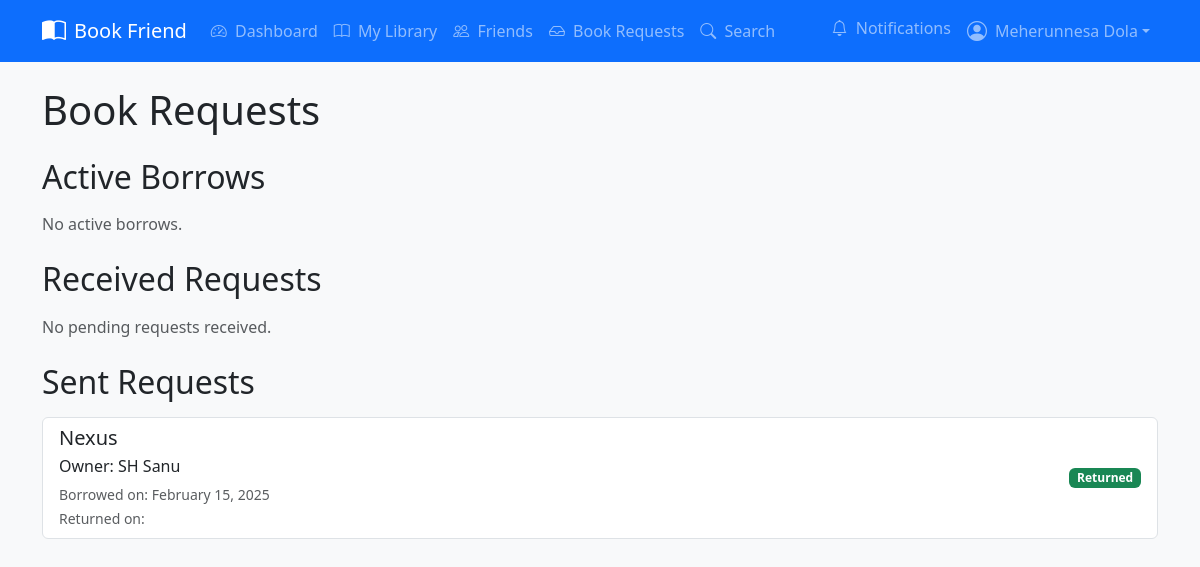
Page /books/requests/ (signed in) on the earlier database version.
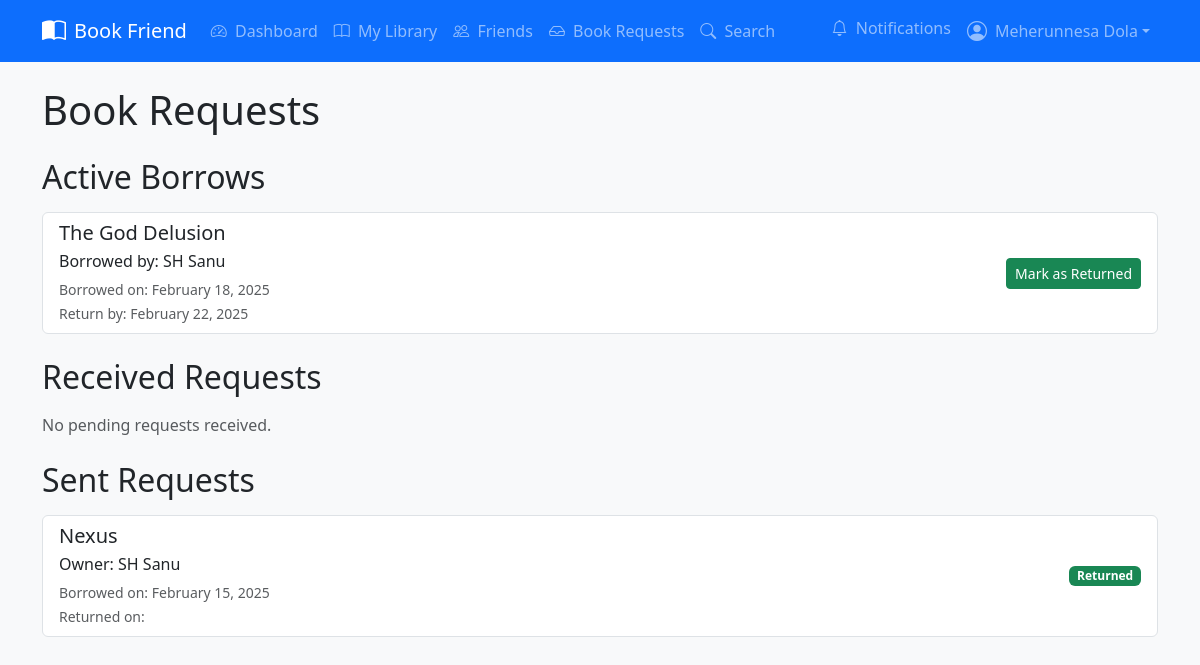
Same page on the later database version.
### Core/models.py (models this page shows, shortened)
class BookRequest(models.Model):
    STATUS_CHOICES = [
        ('pending', 'Pending'),
        ('accepted', 'Accepted'),
        ('declined', 'Declined'),
        ('returned', 'Returned'),
    ]
    book = models.ForeignKey(Book, on_delete=models.CASCADE)
    borrower = models.ForeignKey(User, related_name='book_requests_sent', on_delete=models.CASCADE)
    return_date = models.DateField()
    status = models.CharField(max_length=20, choices=STATUS_CHOICES, default='pending')
    created_at = models.DateTimeField(auto_now_add=True)
    returned_at = models.DateTimeField(null=True, blank=True)

class Book(models.Model):
    CONDITION_CHOICES = [
        ('new', 'New'),
        ('like_new', 'Like New'),
        ('good', 'Good'),
        ('fair', 'Fair'),
        ('poor', 'Poor'),
    ]
    owner = models.ForeignKey(User, on_delete=models.CASCADE)
    title = models.CharField(max_length=200)
    author = models.CharField(max_length=200)
    genre = models.CharField(max_length=100)
    condition = models.CharField(max_length=20, choices=CONDITION_CHOICES)
    cover_image = models.ImageField(upload_to='book_covers/', blank=True)
    description = models.TextField(blank=True)
    available = models.BooleanField(default=True)
    created_at = models.DateTimeField(auto_now_add=True)

### Core/views.py (the view)
# urls.py: path("books/requests/", views.book_requests, name="book_requests"),
@login_required
def book_requests(request):
    received_requests = BookRequest.objects.filter(
        book__owner=request.user, status="pending"
    ).select_related("book", "borrower")
    sent_pending_requests = BookRequest.objects.filter(
        borrower=request.user,
        status="pending"
    ).select_related("book", "book__owner")
    sent_returned_requests = BookRequest.objects.filter(
        borrower=request.user,
        status="returned"
    ).select_related("book", "book__owner")
    active_borrows = BookRequest.objects.filter(
        (Q(book__owner=request.user) | Q(borrower=request.user)),
        status="accepted"
    ).select_related("book", "borrower", "book__owner")
    context = {
        "received_requests": received_requests,
        "sent_pending_requests": sent_pending_requests,
        "sent_returned_requests": sent_returned_requests,
        "active_borrows": active_borrows,
    }
    return render(request, "core/books/requests.html", context)

### Core/context_processors.py (called while the page is built)
def notification_count(request):
    if request.user.is_authenticated:
        unread_count = Notification.objects.filter(user=request.user, read=False).count()
        return {'unread_notifications': unread_count}
    return {'unread_notifications': 0}

### templates/core/books/requests.html (shortened to what the changed rows need)
{% extends 'core/base.html' %}
{% load static %}
{% block content %}
<div class="container">
    <h1 class="mb-4">Book Requests</h1>
    <h2 class="mb-3">Active Borrows</h2>
    {% if active_borrows %}
        <div class="list-group mb-4">
            {% for borrow in active_borrows %}
                <div class="list-group-item">
                    <div class="d-flex justify-content-between align-items-center">
                        <div>
                            <h5 class="mb-1">{{ borrow.book.title }}</h5>
                            {% if borrow.borrower == request.user %}
                                <p class="mb-1">Borrowed from: {{ borrow.book.owner.get_full_name }}</p>
                            {% else %}
                                <p class="mb-1">Borrowed by: {{ borrow.borrower.get_full_name }}</p>
                            {% endif %}
                            <small class="text-muted">Borrowed on: {{ borrow.created_at|date:"F d, Y" }}</small><br>
                            <small class="text-muted">Return by: {{ borrow.return_date|date:"F d, Y" }}</small>
                        </div>
                        {% if request.user == borrow.book.owner %}
                        <form method="post" action="{% url 'core:book_return' borrow.id %}">
                            <button type="submit" class="btn btn-success btn-sm">Mark as Returned</button>
                        </form>
                        {% endif %}
                    </div>
                </div>
            {% endfor %}
        </div>
    {% else %}
        <p class="text-muted mb-4">No active borrows.</p>
    {% endif %}
    <h2 class="mb-3">Received Requests</h2>
    {% if received_requests %}
        <div class="list-group mb-4">
            {% for request in received_requests %}
                <div class="list-group-item">
                    <div class="d-flex justify-content-between align-items-center">
                        <div>
                            <h5 class="mb-1">{{ request.book.title }}</h5>
                            <p class="mb-1">Requested by: {{ request.borrower.get_full_name }}</p>
                            <small class="text-muted">Requested on: {{ request.created_at|date:"F d, Y" }}</small><br>
                            <small class="text-muted">Return by: {{ request.return_date|date:"F d, Y" }}</small>
                        </div>
                        <div class="btn-group">
                            <form method="post" action="{% url 'core:book_request_accept' request.id %}" class="d-inline">
                                {% csrf_token %}
                                <button type="submit" class="btn btn-success btn-sm">Accept</button>
                            </form>
                            <form method="post" action="{% url 'core:book_request_decline' request.id %}" class="d-inline">
                                {% csrf_token %}
                                <button type="submit" class="btn btn-danger btn-sm">Decline</button>
                            </form>
                        </div>
                    </div>
                </div>
            {% endfor %}
        </div>
    {% else %}
        <p class="text-muted mb-4">No pending requests received.</p>
    {% endif %}
    <h2 class="mb-3">Sent Requests</h2>
    {% if sent_pending_requests or sent_returned_requests %}
        <div class="list-group">
            {% for request in sent_returned_requests %}
                <div class="list-group-item">
                    <div class="d-flex justify-content-between align-items-center">
                        <div>
                            <h5 class="mb-1">{{ request.book.title }}</h5>
                            <p class="mb-1">Owner: {{ request.book.owner.get_full_name }}</p>
                            <small class="text-muted">Borrowed on: {{ request.created_at|date:"F d, Y" }}</small><br>
                            <small class="text-muted">Returned on: {{ request.returned_at|date:"F d, Y" }}</small>
                        </div>
                        <span class="badge bg-success">Returned</span>
                    </div>
                </div>
            {% endfor %}
        </div>
    {% else %}
        <p class="text-muted">No requests sent.</p>
    {% endif %}
</div>
{% endblock %}

Differences in the rows shown:
added BookRequest: book "The God Delusion", borrower.get_full_name "SH Sanu", created_at "February 18, 2025", return_date "February 22, 2025", shows "Mark as Returned", shown under "Active Borrows"
Other differences:
text no longer shown: "No active borrows."
